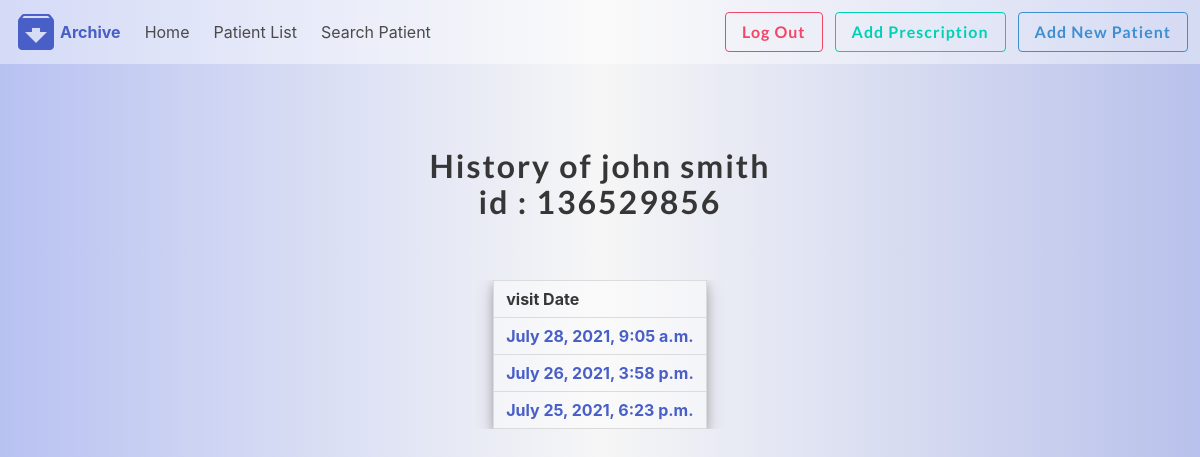
Screenshot of /patient/4/history (signed in) with the database file from the repository.
### patienthistory/models.py (models this page shows, shortened)
class Patient(models.Model):
    drId = models.ForeignKey(User, on_delete=models.CASCADE, default=1)
    first_name = models.CharField(max_length=50, null=True, blank=True)
    last_name = models.CharField(max_length=50, null=True, blank=True)
    picture = models.ImageField(upload_to=user_directory_path, blank=True, null=True, verbose_name='Picture')
    phone = models.CharField(max_length=50, null=True, blank=True)
    about = models.TextField(max_length=300, null=True, blank=True)
    email = models.CharField(max_length=50, null=True, blank=True)
    Id_card_number = models.CharField(max_length=50, null=True, blank=True)
    location = models.CharField(max_length=50, null=True, blank=True)
    illness = models.CharField(max_length=50, null=True, blank=True)

class PatientHistory(models.Model):
    PatientId = models.ForeignKey(Patient, on_delete=models.CASCADE, blank=True, null=True)
    Prescription = models.TextField(max_length=300, null=True, blank=True)
    nextVisit = models.CharField(null=True, blank=True, max_length=30)
    picture = models.ImageField(upload_to=user_hitory_path, blank=True, null=True, verbose_name='Picture')
    VisitDate = models.DateTimeField(auto_now_add=True, blank=True)
    Description = models.TextField(max_length=300, null=True, blank=True)

### patienthistory/views.py (the view)
# urls.py: path('<PatientId>/history', views.PatientHistoryview, name='patientHist'),
@login_required
def PatientHistoryview(request, PatientId):
    user = PatientId
    allhistories = PatientHistory.objects.filter(PatientId_id=user).order_by('-VisitDate')
    username = Patient.objects.get(id=user)
    context = {'allhistories': allhistories,
               'username': username
               }
    return render(request, 'patienthistory/patienthis.html', context)

### patienthistory/templates/patienthistory/patienthis.html
{% extends 'patienthistory/base.html' %}
{% block content %}
    <section class="section">
        <div class="container">
            <div class="columns is-mobile is-centered">
                <div class="column">
                    <br>
                    <div class="column">
                        <h1 class="title" style="text-align: center">
                           <strong>History of </strong> {{ username.first_name }} {{ username.last_name }}<b> <br> id : </b>{{ username.Id_card_number }}
                        </h1>
                    </div>
                    <section class="section">
                        <div class="container">
                            <div class="table-container">
                                <table class="table table is-bordered"
                                       style="border-radius:2%; margin-left: auto;margin-right: auto; box-shadow: 0 4px 8px 0 rgba(0, 0, 0, 0.2), 0 6px 20px 0 rgba(0, 0, 0, 0.19); background: rgba(255,255,255,0.4);">
                                    <thead>
                                    <tr>
                                        <th>visit Date</th>
                                    </tr>
                                    </thead>
                                    <tbody>
                                    {% for history in allhistories %}
                                        <tr>
                                            <td><b><a href="{% url 'Prescription' history.id %}">{{ history.VisitDate }}</a></b></td>
                                        </tr>
                                    {% endfor %}
                                    </tbody>
                                </table>
                            </div>
                        </div>
                    </section>
                </div>
            </div>
        </div>
    </section>
{% endblock %}

### patienthistory/static/patienthistory/style.css (style rules this page uses)
body { margin: 0; }
h1 { font-family: 'Lato', sans-serif; font-weight: 300; letter-spacing: 2px; font-size: 48px; }

### rows the page displays
Patient: first_name "john", last_name "smith", Id_card_number "136529856"
PatientHistory: VisitDate "July 28, 2021, 9:05 a.m."
PatientHistory: VisitDate "July 26, 2021, 3:58 p.m."
PatientHistory: VisitDate "July 25, 2021, 6:23 p.m."
